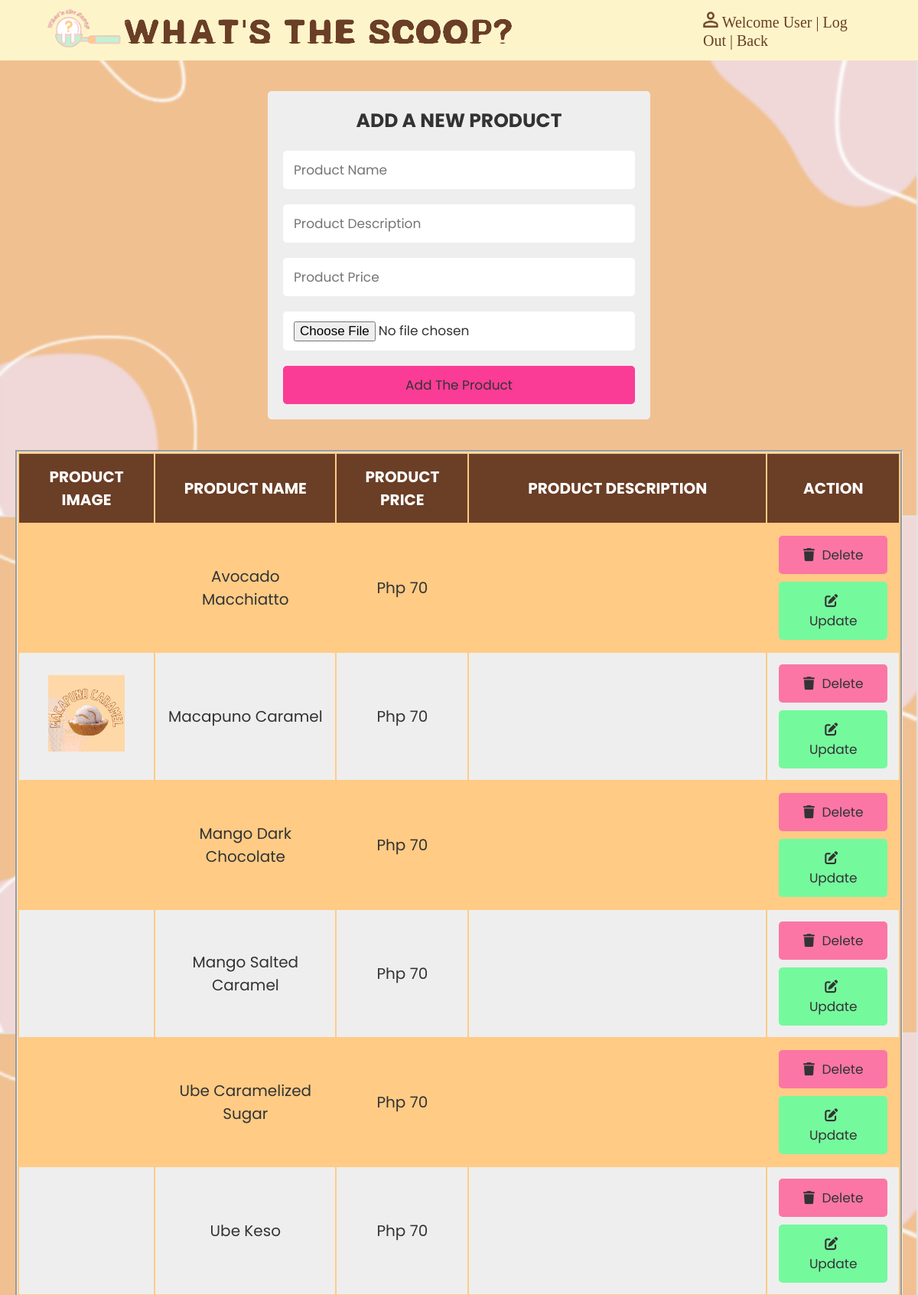
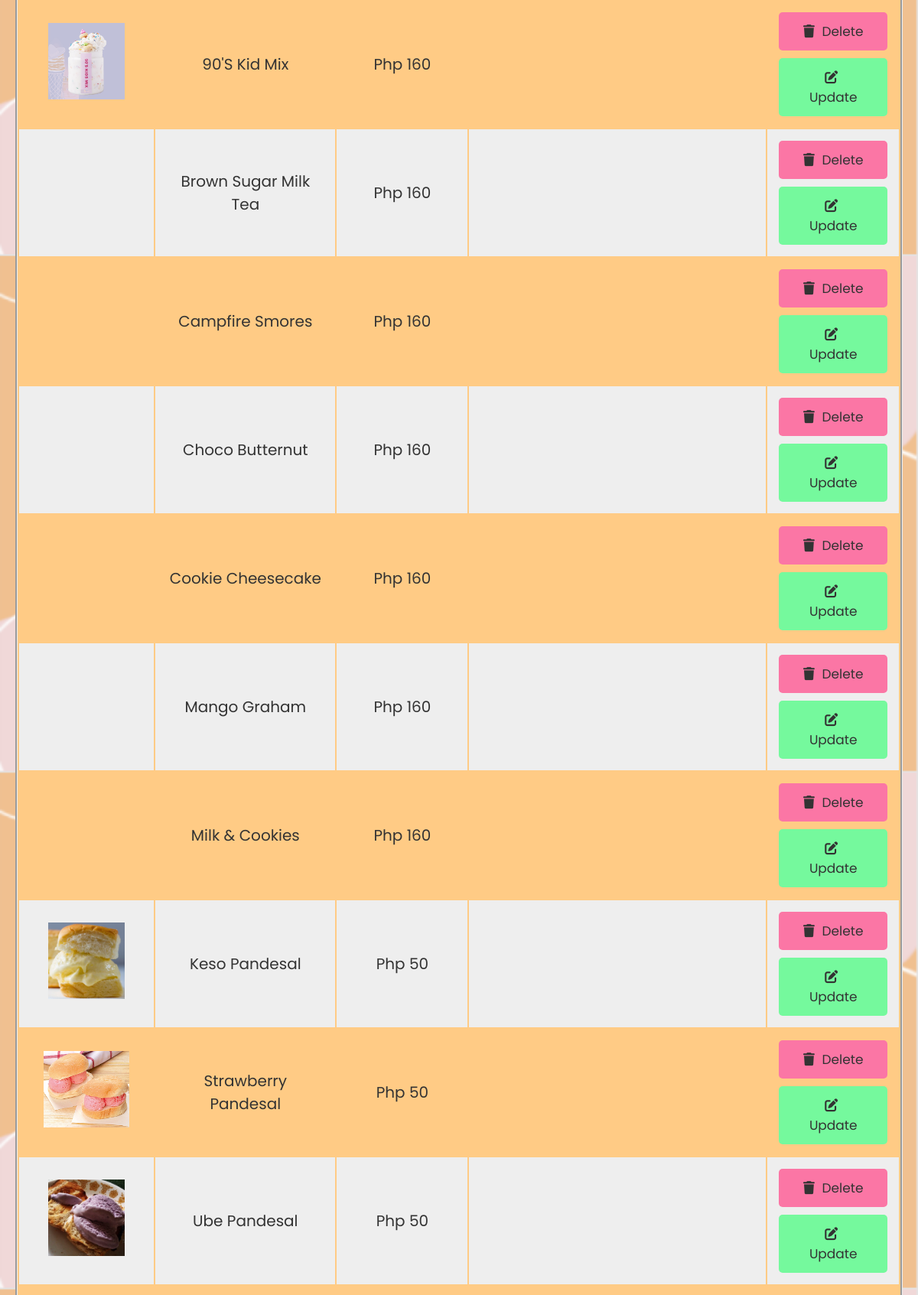
Page /rootfolder/insidefolders/admin_product/admin.php (upper part) on the committed database (2 pictures, top to bottom).
### tables this page shows
CREATE TABLE `products` (
  `id` int(255) NOT NULL,
  `name` varchar(255) NOT NULL,
  `price` varchar(255) NOT NULL,
  `image` varchar(255) NOT NULL,
  `product_desc` varchar(255) NOT NULL,
  `PRODUCT_QTY` int(11) NOT NULL
);

### rootfolder/insidefolders/admin_product/admin.php (the view, shortened to what this page needs)
<?php
@include 'config.php';
?>
<!DOCTYPE html>
<html lang="en">
<head>
   <link rel="stylesheet" href="https://cdnjs.cloudflare.com/ajax/libs/font-awesome/6.0.0/css/all.min.css">
   <link rel="stylesheet" href="style.css">
</head>
<body style="margin: 0;  background-image: url(images_/bgimg.PNG);
   background-size: 100%;">
    <header style="display: flex; justify-content: space-between; align-items: center; padding: 10px 5%; background-color: #fdf5c9;">
    <a href="https://localhost/wst_page/"><img src="images_/logo.png" class="logo" style="width: 100px;" alt="logo"></a>
        <img class="logo" src="images_/logoname.png" alt="logo" style="margin-right: 250px;">
        <nav>
            <ul class ="nav_links">
                <li style="list-style: none; font-family: Century Gothic; font-weight: 500; font-size: 20px; color: #6b3e26; text-decoration: none; cursor: pointer;">
                <img src="images_/userlogoo.png" class="logo" style="width: 20px;"> Welcome User | <a href = http://localhost/wst_page/rootfolder/
                style="font-family: Century Gothic; font-weight: 500; font-size: 20px; color: #6b3e26; text-decoration: none; cursor: pointer;">Log out</a> | <a href="http://localhost/wst_page/rootfolder/main-admin.php"  style="font-family: Century Gothic; font-weight: 500; font-size: 20px; color: #6b3e26; text-decoration: none; cursor: pointer;"> Back </a></li>
            </ul>
        </nav>
    </header>
<div class="container">
<section>
<form action="" method="post" class="add-product-form" enctype="multipart/form-data">
   <h3>add a new product</h3>
   <input type="text" name="p_name" placeholder="Product Name" class="box" required>
   <input type="text" name="p_desc" placeholder="Product Description" class="box" required>
   <input type="number" name="p_price" min="0" placeholder="Product Price" class="box" required>
   <input type="file" name="p_image" accept="image/png, image/jpg, image/jpeg" class="box" required>
   <input type="submit" value="add the product" name="add_product" class="btn">
</form>
</section>
<section class="display-product-table">
   <table>
      <thead>
         <th>PRODUCT IMAGE</th>
         <th>PRODUCT NAME</th>
         <th>PRODUCT PRICE</th>
         <th>PRODUCT DESCRIPTION</th>
         <th>ACTION</th>
      </thead>
      <tbody style="border-style: solid;">
         <?php
            $select_products = mysqli_query($conn, "SELECT * FROM `products`");
            if(mysqli_num_rows($select_products) > 0){
               while($row = mysqli_fetch_assoc($select_products)){
         ?>
         <tr>
            <td><img src="uploaded_img/<?php echo $row['image']; ?>" height="100" alt=""></td>
            <td><?php echo $row['name']; ?></td>
            <td>Php <?php echo $row['price']; ?></td>
            <td><?php echo $row['product_desc']; ?></td>
            <td>
               <a href="admin.php?delete=<?php echo $row['id']; ?>" class="delete-btn" onclick="return confirm('Are you sure you want to delete this file?');"> <i class="fas fa-trash"></i> delete </a>
               <a href="admin.php?edit=<?php echo $row['id']; ?>" class="option-btn"> <i class="fas fa-edit"></i> update </a>
            </td>
         </tr>
         <?php
            };
            }else{
               echo "<div class='empty'>no product added</div>";
            };
         ?>
      </tbody>
   </table>
</section>
</div>
</body>
</html>

### rootfolder/insidefolders/admin_product/style.css (style rules this page uses)
:root { --blue:#2980b9; --red:tomato; --orange:orange; --black:#333; --white:#fff; --bg-color:#eee; --dark-bg:rgba(0,0,0,.7); --box-shadow:0 .5rem 1rem rgba(0,0,0,.1); --border:.1rem solid #999; }
* { font-family: 'Poppins', sans-serif; margin:0; padding:0; box-sizing: border-box; outline: none; border:none; text-decoration: none; text-transform: capitalize; }
html { font-size: 62.5%; overflow-x: hidden; }
.container { max-width: 1200px; margin:0 auto; }
section { padding:2rem; }
.btn, .option-btn, .delete-btn { display: block; width: 100%; text-align: center; background-color: #fa3c96;; color:var(--black); font-size: 1.7rem; padding:1.2rem 3rem; border-radius: .5rem; cursor: pointer; margin-top: 1rem; }
.option-btn i, .delete-btn i { padding-right: .5rem; }
.option-btn { background-color: #75f99d }
.delete-btn { margin-top: 0; background-color: #fb76a5; }
.add-product-form { max-width: 50rem; background-color: var(--bg-color); border-radius: .5rem; padding:2rem; margin:0 auto; margin-top: 2rem; }
.add-product-form h3 { font-size: 2.5rem; margin-bottom: 1rem; color:var(--black); text-transform: uppercase; text-align: center; }
.add-product-form .box { text-transform: none; padding:1.2rem 1.4rem; font-size: 1.7rem; color:var(--black); border-radius: .5rem; background-color: var(--white); margin:1rem 0; width: 100%; }
.display-product-table table { width: 100%; text-align: center; border-style:groove; background-color: #ffcb85; }
.display-product-table table thead th { padding:1.5rem; font-size: 2rem; background-color: #6b3e26; color:var(--white); }
.display-product-table table td { padding:1.5rem; font-size: 2rem; color:var(--black); }
.display-product-table table td:first-child { padding:0; }
.display-product-table table tr:nth-child(even) { background-color: var(--bg-color); }

### rows in the picture
products: name "Avocado Macchiatto", price "70"
products: image (picture), name "Macapuno Caramel", price "70"
products: name "Mango Dark Chocolate", price "70"
products: name "Mango Salted Caramel", price "70"
products: name "Ube Caramelized Sugar", price "70"
products: name "Ube Keso", price "70"
products: image (picture), name "90's Kid Mix", price "160"
products: name "Brown Sugar Milk Tea", price "160"
products: name "Campfire Smores", price "160"
products: name "Choco Butternut", price "160"
products: name "Cookie Cheesecake", price "160"
products: name "Mango Graham", price "160"
products: name "Milk & Cookies", price "160"
products: image (picture), name "Keso Pandesal", price "50"
products: image (picture), name "Strawberry Pandesal", price "50"
products: image (picture), name "Ube Pandesal", price "50"
